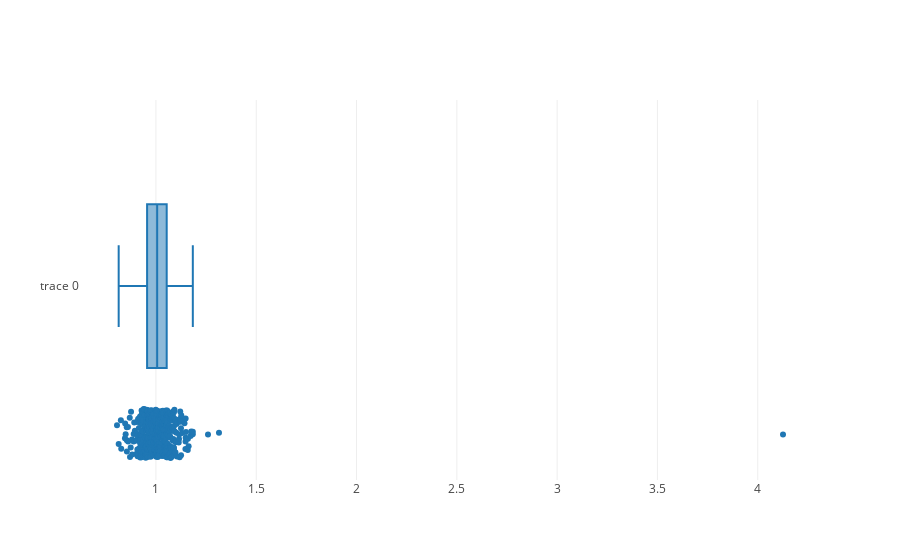

Here is the notebook cell this chart was saved with:
### Code cell
trace1 = go.Box(
    x = data['50-Day Moving Average']/data['200-Day Moving Average'],
    boxpoints='all',
    jitter=0.3,
    pointpos=-1.8
)


py.iplot([trace1])

### Figure 1 — Plotly figure (JSON) as saved in the notebook; plotly's stock layout.template omitted (floating-point values rounded to 4 significant figures; data arrays with more than 128 entries replaced by an {"elided": "..."} marker saying what was removed)
{"data": [{"boxpoints": "all", "jitter": 0.3, "pointpos": -1.8, "type": "box", "x": {"elided": "419 float values"}}], "layout": {}}
